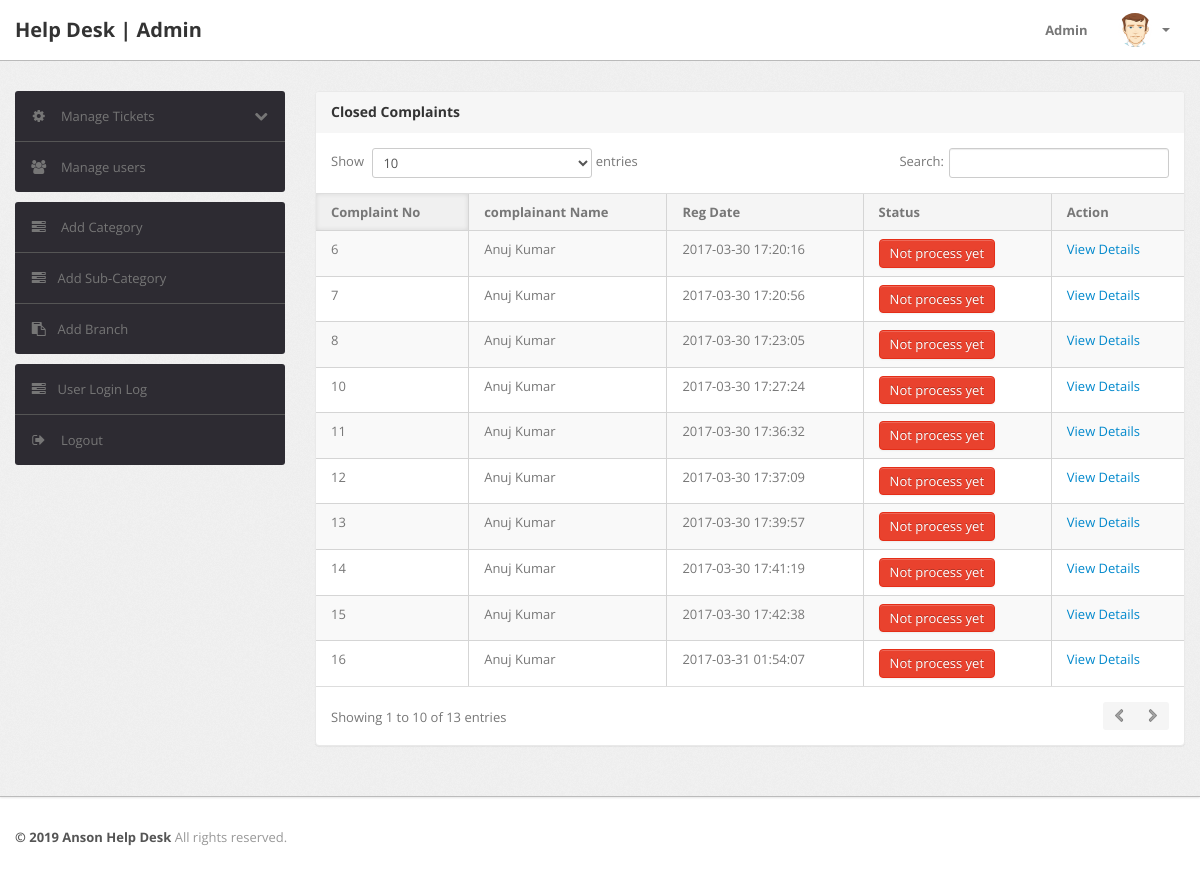
The page /admin/notprocess-complaint.php (signed in) on the database its author committed.
### tables this page shows
CREATE TABLE IF NOT EXISTS `tblcomplaints` (
  `complaintNumber` int(11) NOT NULL AUTO_INCREMENT,
  `userId` int(11) NOT NULL,
  `category` int(11) NOT NULL,
  `subcategory` varchar(255) NOT NULL,
  `complaintType` varchar(255) NOT NULL,
  `branch` varchar(255) NOT NULL,
  `company` varchar(200) NOT NULL,
  `complaintDetails` mediumtext NOT NULL,
  `complaintFile` varchar(255) DEFAULT NULL,
  `regDate` timestamp NOT NULL DEFAULT CURRENT_TIMESTAMP,
  `status` varchar(50) DEFAULT NULL,
  PRIMARY KEY (`complaintNumber`)
);

CREATE TABLE IF NOT EXISTS `users` (
  `id` int(11) NOT NULL AUTO_INCREMENT,
  `fullName` varchar(255) DEFAULT NULL,
  `userEmail` varchar(255) DEFAULT NULL,
  `password` varchar(255) DEFAULT NULL,
  `contactNo` bigint(11) DEFAULT NULL,
  `branch` varchar(255) DEFAULT NULL,
  `branchcode` varchar(255) DEFAULT NULL,
  `userImage` varchar(255) DEFAULT NULL,
  `regDate` timestamp NOT NULL DEFAULT CURRENT_TIMESTAMP,
  `status` int(1) DEFAULT NULL,
  PRIMARY KEY (`id`)
);

### admin/notprocess-complaint.php (the view, shortened to what this page needs)
<?php
include('include/config.php');
if(strlen($_SESSION['alogin'])==0)
	{
header('location:index.php');
}
else{
?>
<!DOCTYPE html>
<html lang="en">
<head>
	<link type="text/css" href="bootstrap/css/bootstrap.min.css" rel="stylesheet">
	<link type="text/css" href="bootstrap/css/bootstrap-responsive.min.css" rel="stylesheet">
	<link type="text/css" href="css/theme.css" rel="stylesheet">
	<link type="text/css" href="images/icons/css/font-awesome.css" rel="stylesheet">
</head>
<body>
<?php include('include/header.php');?>
	<div class="wrapper">
		<div class="container">
			<div class="row">
<?php include('include/sidebar.php');?>
			<div class="span9">
					<div class="content">
	<div class="module">
							<div class="module-head">
								<h3>Closed Complaints</h3>
							</div>
							<div class="module-body table">
								<table cellpadding="0" cellspacing="0" border="0" class="datatable-1 table table-bordered table-striped	 display" >
									<thead>
										<tr>
											<th>Complaint No</th>
											<th> complainant Name</th>
											<th>Reg Date</th>
											<th>Status</th>
											<th>Action</th>
										</tr>
									</thead>
<tbody>
<?php
$query=mysqli_query($con,"select tblcomplaints.*,users.fullName as name from tblcomplaints join users on users.id=tblcomplaints.userId where tblcomplaints.status is null ");
while($row=mysqli_fetch_array($query))
{
?>
										<tr>
											<td><?php echo htmlentities($row['complaintNumber']);?></td>
											<td><?php echo htmlentities($row['name']);?></td>
											<td><?php echo htmlentities($row['regDate']);?></td>
											<td><button type="button" class="btn btn-danger">Not process yet</button></td>
											<td>   <a href="complaint-details.php?cid=<?php echo htmlentities($row['complaintNumber']);?>"> View Details</a>
											</td>
											</tr>
										<?php  } ?>
										</tbody>
								</table>
							</div>
						</div>
					</div>
				</div>
			</div>
		</div>
	</div>
<?php include('include/footer.php');?>
</body>
<?php } ?>

### admin/include/header.php (shortened to what this page needs)
<div class="navbar navbar-fixed-top">
		<div class="navbar-inner">
			<div class="container">
			  	<a class="brand" href="index.html">
			  		Help Desk | Admin
			  	</a>
				<div class="nav-collapse collapse navbar-inverse-collapse">
					<ul class="nav pull-right">
						<li><a href="#">
							Admin
						</a></li>
						<li class="nav-user dropdown">
							<a href="#" class="dropdown-toggle" data-toggle="dropdown">
								<img src="images/user.png" class="nav-avatar" />
								<b class="caret"></b>
							</a>
						</li>
					</ul>
				</div>
			</div>
		</div>
	</div>

### admin/include/sidebar.php (shortened to what this page needs)
<div class="span3">
					<div class="sidebar">
<ul class="widget widget-menu unstyled">
							<li>
								<a class="collapsed" data-toggle="collapse" href="#togglePages">
									<i class="menu-icon icon-cog"></i>
									<i class="icon-chevron-down pull-right"></i><i class="icon-chevron-up pull-right"></i>
									Manage Tickets
								</a>
							</li>
							<li>
								<a href="manage-users.php">
									<i class="menu-icon icon-group"></i>
									Manage users
								</a>
							</li>
						</ul>
						<ul class="widget widget-menu unstyled">
                                <li><a href="category.php"><i class="menu-icon icon-tasks"></i> Add Category </a></li>
                                <li><a href="subcategory.php"><i class="menu-icon icon-tasks"></i>Add Sub-Category </a></li>
                                <li><a href="state.php"><i class="menu-icon icon-paste"></i>Add Branch</a></li>
                            </ul>
						<ul class="widget widget-menu unstyled">
							<li><a href="user-logs.php"><i class="menu-icon icon-tasks"></i>User Login Log </a></li>
							<li>
								<a href="logout.php">
									<i class="menu-icon icon-signout"></i>
									Logout
								</a>
							</li>
						</ul>
					</div>
				</div>

### admin/include/footer.php
<div class="footer">
	<div class="container">
		<b class="copyright">&copy; 2019 Anson Help Desk </b> All rights reserved.
	</div>
</div>

### rows shown on the page
tblcomplaints: complaintNumber "6", userId.fullName "Anuj Kumar", regDate "2017-03-30 17:20:16"
tblcomplaints: complaintNumber "7", userId.fullName "Anuj Kumar", regDate "2017-03-30 17:20:56"
tblcomplaints: complaintNumber "8", userId.fullName "Anuj Kumar", regDate "2017-03-30 17:23:05"
tblcomplaints: complaintNumber "10", userId.fullName "Anuj Kumar", regDate "2017-03-30 17:27:24"
tblcomplaints: complaintNumber "11", userId.fullName "Anuj Kumar", regDate "2017-03-30 17:36:32"
tblcomplaints: complaintNumber "12", userId.fullName "Anuj Kumar", regDate "2017-03-30 17:37:09"
tblcomplaints: complaintNumber "13", userId.fullName "Anuj Kumar", regDate "2017-03-30 17:39:57"
tblcomplaints: complaintNumber "14", userId.fullName "Anuj Kumar", regDate "2017-03-30 17:41:19"
tblcomplaints: complaintNumber "15", userId.fullName "Anuj Kumar", regDate "2017-03-30 17:42:38"
tblcomplaints: complaintNumber "16", userId.fullName "Anuj Kumar", regDate "2017-03-31 01:54:07"
